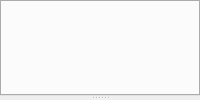
                                    <widget class="QWidget" name="page_3">
                                        <layout class="QVBoxLayout" name="verticalLayout_2">
                                            <property name="spacing">
                                                <number>0</number>
                                            </property>
                                            <property name="leftMargin">
                                                <number>0</number>
                                            </property>
                                            <property name="topMargin">
                                                <number>0</number>
                                            </property>
                                            <property name="rightMargin">
                                                <number>0</number>
                                            </property>
                                            <property name="bottomMargin">
                                                <number>0</number>
                                            </property>
                                            <item>
                                                <widget class="QSplitter" name="splitter_4">
                                                    <property name="orientation">
                                                        <enum>Qt::Vertical</enum>
                                                    </property>
                                                    <widget class="QWidget" name="verticalLayoutWidget_5">
                                                        <layout class="QVBoxLayout" name="timelinebox">
                                                            <property name="spacing">
                                                                <number>0</number>
                                                            </property>
                                                            <item>
                                                                <widget class="QTabWidget" name="timelinetabwidget">
                                                                    <property name="sizePolicy">
                                                                        <sizepolicy hsizetype="Expanding"
                                                                                    vsizetype="Expanding">
                                                                            <horstretch>0</horstretch>
                                                                            <verstretch>0</verstretch>
                                                                        </sizepolicy>
                                                                    </property>
                                                                    <property name="autoFillBackground">
                                                                        <bool>false</bool>
                                                                    </property>
                                                                    <property name="styleSheet">
                                                                        <string notr="true"/>
                                                                    </property>
                                                                    <property name="currentIndex">
                                                                        <number>-1</number>
                                                                    </property>
                                                                    <property name="tabsClosable">
                                                                        <bool>true</bool>
                                                                    </property>
                                                                </widget>
                                                            </item>
                                                        </layout>
                                                    </widget>
                                                    <widget class="QWidget" name="verticalLayoutWidget_4">
                                                        <layout class="QVBoxLayout" name="timeline"/>
                                                    </widget>
                                                </widget>
                                            </item>
                                        </layout>
                                    </widget>
